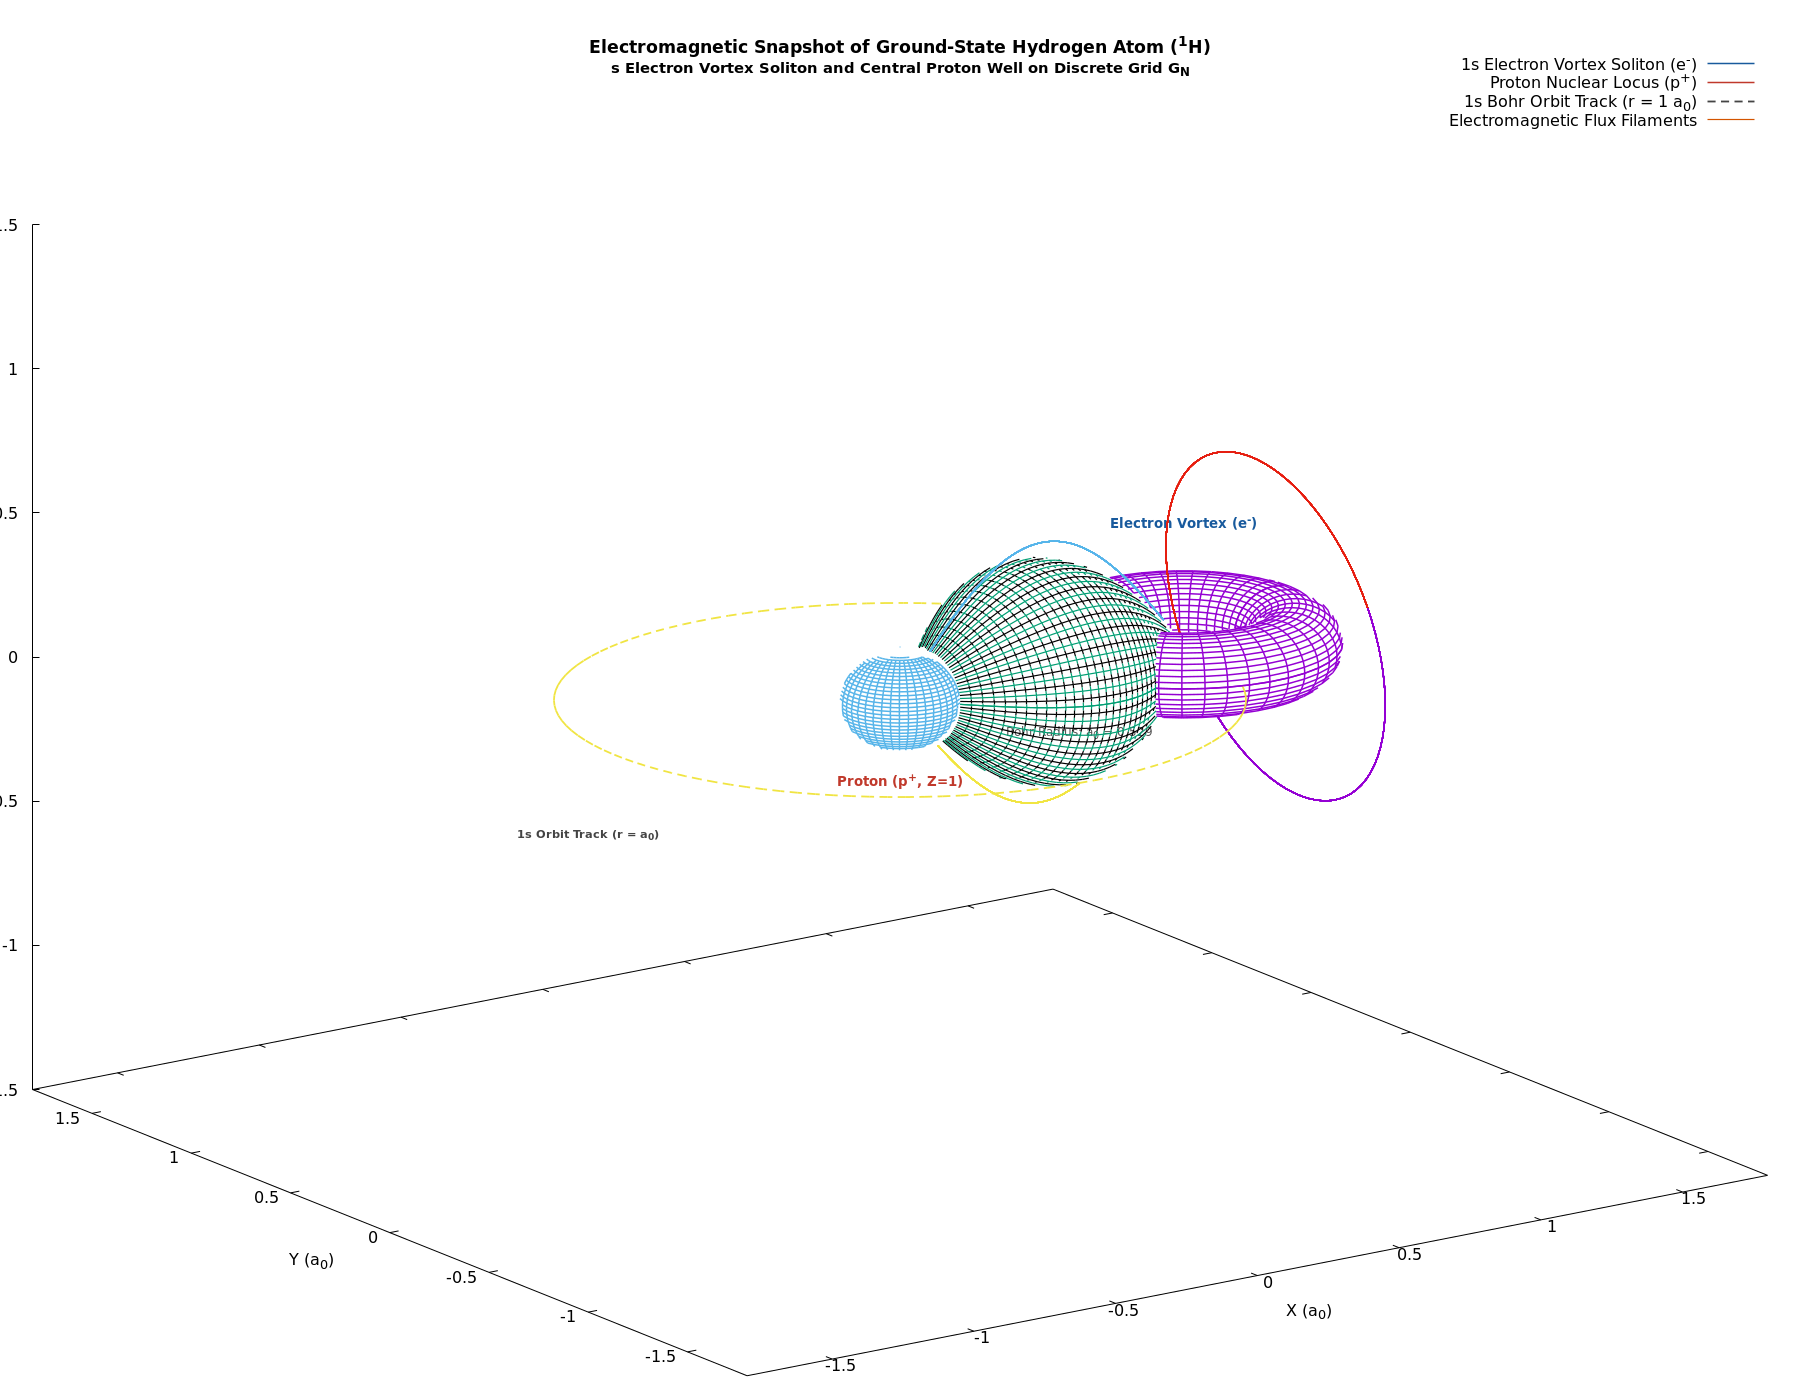

Generate this figure with gnuplot:
# Gnuplot script: 3D High-Detail Wireframe Snapshot of Hydrogen Atom (1s Orbit)
# Depicts the discrete electromagnetic architecture of the ground-state Hydrogen atom on G_N:
# - Central proton potential well / toroidal locus at origin
# - Localized 1s electron current vortex (soliton) at the Bohr radius r = 1.0 a_0
# - Mutually interlocking magnetic flux lines linking electron and proton
# Pure wireframe meshwork with hidden-line removal; no surface shading.

reset

if (exists("OUTFILE")) {
    set terminal pngcairo size 1800,1400 font "Sans,12"
    set output OUTFILE
}

set title "Electromagnetic Snapshot of Ground-State Hydrogen Atom (^1H)\n{/*0.851s Electron Vortex Soliton and Central Proton Well on Discrete Grid G_N}" font "Sans-Bold,13" offset 0,-0.5

set parametric
set hidden3d
unset pm3d
set surface

set isosamples 44, 44
set urange [0:2*pi]
set vrange [0:2*pi]

set xlabel "X (a_0)" offset -1,-0.5
set ylabel "Y (a_0)" offset 1,-0.5
set zlabel "Z (a_0)" offset 1,0
set xrange [-1.8:1.8]
set yrange [-1.8:1.8]
set zrange [-1.5:1.5]
set xyplane at -1.5
set view 68, 325, 1.25, 1.0

# Fundamental length unit: Bohr radius a_0 = 1.0
r_bohr = 1.0

# 1. Central Proton Core Potential Well at Origin (r = 0.18 a_0)
r_prot = 0.18
x_prot(u, v) = r_prot * sin(u/2.0) * cos(v)
y_prot(u, v) = r_prot * sin(u/2.0) * sin(v)
z_prot(u, v) = r_prot * cos(u/2.0)

# 2. Localized 1s Electron Vortex Soliton (Toroid centered at x = r_bohr, y = 0, z = 0)
R_e = 0.32
r_e = 0.14
x_elec(u, v) = r_bohr + (R_e + r_e * cos(v)) * cos(u)
y_elec(u, v) = (R_e + r_e * cos(v)) * sin(u)
z_elec(u, v) = r_e * sin(v)

# 3. 1D 1s Circular Bohr Orbit Track in the XY-Plane (r = 1.0 a_0)
set samples 120
set table $BOHR_TRACK
plot [t=0:2*pi] r_bohr * cos(t), r_bohr * sin(t)
unset table

# 4. Interlocking Dipolar Magnetic Flux Lines Connecting Proton and Electron
u_n(u) = u / (2.0 * pi)

x_f1(u, v) = r_bohr * u_n(u)
y_f1(u, v) = 0.38 * sin(u_n(u) * pi) * cos(v)
z_f1(u, v) = 0.38 * sin(u_n(u) * pi) * sin(v)

x_f2(u, v) = r_bohr * u_n(u)
y_f2(u, v) = -0.38 * sin(u_n(u) * pi) * cos(v)
z_f2(u, v) = -0.38 * sin(u_n(u) * pi) * sin(v)

x_f3(u, v) = r_bohr * u_n(u)
y_f3(u, v) = 0.0
z_f3(u, v) = 0.45 * sin(u_n(u) * pi)

x_f4(u, v) = r_bohr * u_n(u)
y_f4(u, v) = 0.0
z_f4(u, v) = -0.45 * sin(u_n(u) * pi)

r_loop(u) = 0.60 * sin(u_n(u) * pi)
x_f5(u, v) = r_bohr + (0.50 * (1.0 - cos(u_n(u) * pi))) * 0.65
y_f5(u, v) = r_loop(u) * cos(pi/3.0)
z_f5(u, v) = r_loop(u) * sin(pi/3.0)

x_f6(u, v) = r_bohr + (0.50 * (1.0 - cos(u_n(u) * pi))) * 0.65
y_f6(u, v) = -r_loop(u) * cos(pi/3.0)
z_f6(u, v) = -r_loop(u) * sin(pi/3.0)

# Wireframe Line Styles
set style line 1 lc rgb "#185a9d" lw 1.5              # Deep blue: 1s electron current vortex
set style line 2 lc rgb "#c0392b" lw 1.5              # Red: Central proton locus
set style line 3 lc rgb "#444444" dt (18, 12) lw 1.8   # Distinct Dashed Dark Gray: 1s orbital track
set style line 4 lc rgb "#d35400" lw 1.2              # Orange: Electromagnetic flux filaments

set label 1 "Proton (p^+, Z=1)" at 0, 0, -0.28 center font "Sans-Bold,10" tc rgb "#c0392b"
set label 2 "Electron Vortex (e^-)" at r_bohr, 0, 0.42 center font "Sans-Bold,10" tc rgb "#185a9d"
set label 3 "Bohr Radius: a_0 = 0.529 {\305}" at 0.5, -0.2, -0.15 center font "Sans,9" tc rgb "#555555"
set label 4 "1s Orbit Track (r = a_0)" at -1.1, 0, -0.25 center font "Sans-Bold,8.5" tc rgb "#444444"

splot x_elec(u, v),  y_elec(u, v),  z_elec(u, v)  with lines ls 1 title "1s Electron Vortex Soliton (e^-)", \
      x_prot(u, v),  y_prot(u, v),  z_prot(u, v)  with lines ls 2 title "Proton Nuclear Locus (p^+)", \
      $BOHR_TRACK using 1:2:(0.0) with lines ls 3 title "1s Bohr Orbit Track (r = 1 a_0)", \
      x_f1(u, v),    y_f1(u, v),    z_f1(u, v)    with lines ls 4 title "Electromagnetic Flux Filaments", \
      x_f2(u, v),    y_f2(u, v),    z_f2(u, v)    with lines ls 4 notitle, \
      x_f3(u, v),    y_f3(u, v),    z_f3(u, v)    with lines ls 4 notitle, \
      x_f4(u, v),    y_f4(u, v),    z_f4(u, v)    with lines ls 4 notitle, \
      x_f5(u, v),    y_f5(u, v),    z_f5(u, v)    with lines ls 4 notitle, \
      x_f6(u, v),    y_f6(u, v),    z_f6(u, v)    with lines ls 4 notitle

if (!exists("OUTFILE")) {
    pause mouse close
}
